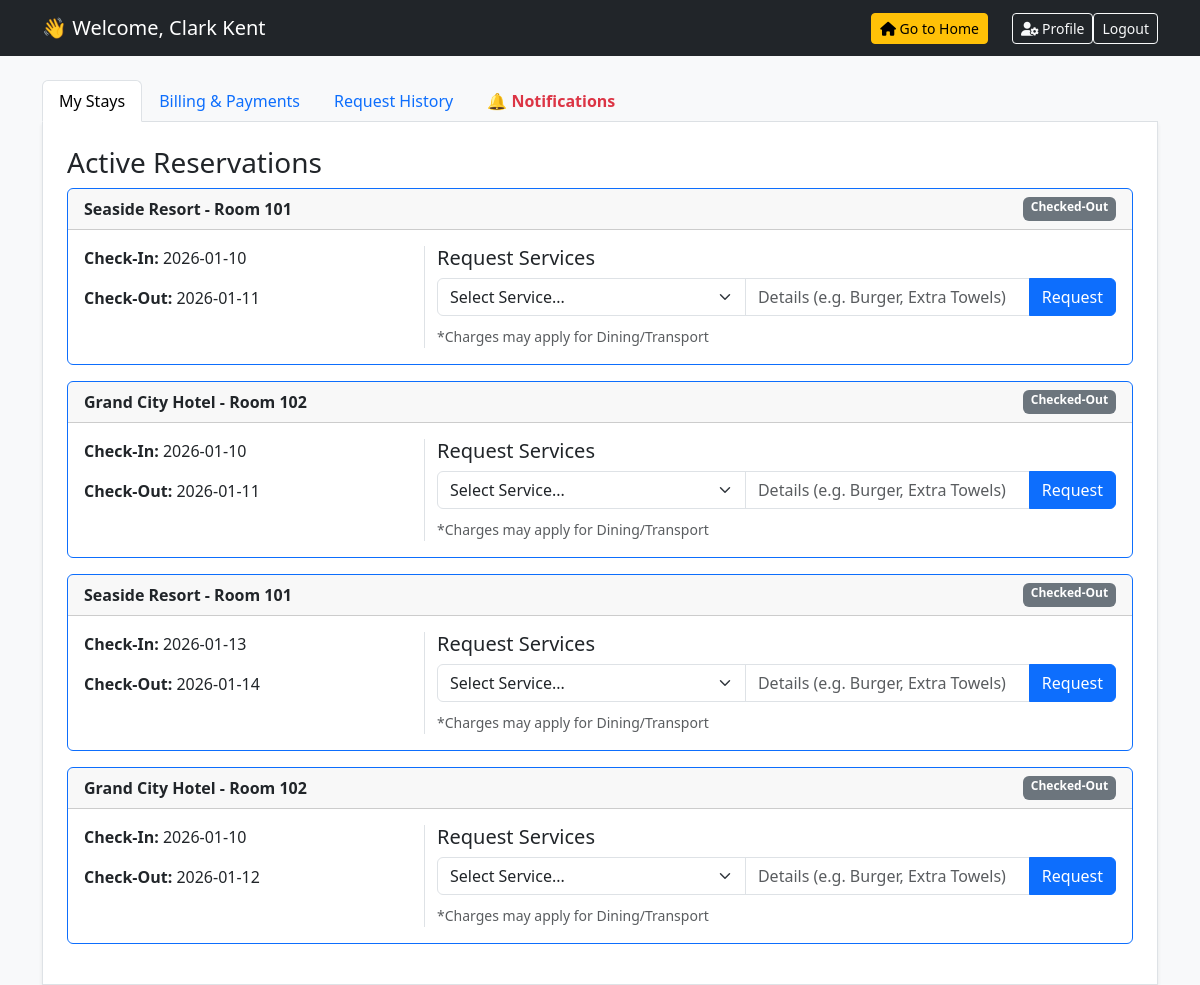
The app's page /guest_dashboard.php (signed in) with its own data.
### tables this page shows
CREATE TABLE `bookings` (
  `id` int(11) NOT NULL,
  `hotel_id` int(11) NOT NULL,
  `user_id` int(11) NOT NULL,
  `room_id` int(11) NOT NULL,
  `check_in` date NOT NULL,
  `check_out` date NOT NULL,
  `total_price` decimal(10,2) NOT NULL,
  `status` enum('confirmed','cancelled','completed') DEFAULT 'confirmed',
  `created_at` timestamp NOT NULL DEFAULT current_timestamp(),
  `payment_status` enum('Pending','Paid','Refunded') DEFAULT 'Pending',
  `check_in_status` enum('Pending','Checked-In','Checked-Out') DEFAULT 'Pending'
);

CREATE TABLE `hotels` (
  `id` int(11) NOT NULL,
  `name` varchar(100) NOT NULL,
  `location` varchar(100) NOT NULL,
  `image_url` varchar(255) DEFAULT NULL
);

CREATE TABLE `rooms` (
  `id` int(11) NOT NULL,
  `hotel_id` int(11) NOT NULL,
  `room_number` varchar(10) NOT NULL,
  `type` enum('Standard','Deluxe','Suite') NOT NULL,
  `price` decimal(10,2) NOT NULL,
  `status` enum('available','booked','maintenance','dirty') DEFAULT 'available',
  `image_url` varchar(255) DEFAULT NULL
);

### guest_dashboard.php (the view, shortened to what this page needs)
<?php
require 'db.php';
$uid = $_SESSION['user_id'];
?>
<!DOCTYPE html>
<html lang="en">
<head>
    <link href="https://cdn.jsdelivr.net/npm/bootstrap@5.3.0/dist/css/bootstrap.min.css" rel="stylesheet">
    <link rel="stylesheet" href="https://cdnjs.cloudflare.com/ajax/libs/font-awesome/6.0.0/css/all.min.css">
</head>
<body class="bg-light">
<nav class="navbar navbar-dark bg-dark">
    <div class="container">
        <span class="navbar-brand">👋 Welcome, <?= $_SESSION['name'] ?></span>
        <div class="d-flex">
            <a href="select_hotel.php" class="btn btn-warning btn-sm me-3">
                <i class="fas fa-home"></i> Go to Home
            </a>
        <button class="btn btn-outline-light btn-sm ms-2" data-bs-toggle="modal" data-bs-target="#profileModal">
            <i class="fas fa-user-cog"></i> Profile
        </button>
            <a href="index.php" class="btn btn-outline-light btn-sm">Logout</a>
        </div>
    </div>
</nav>
<div class="container mt-4">
    <ul class="nav nav-tabs" id="myTab" role="tablist">
        <li class="nav-item"><button class="nav-link active" data-bs-toggle="tab" data-bs-target="#stays">My Stays</button></li>
        <li class="nav-item"><button class="nav-link" data-bs-toggle="tab" data-bs-target="#billing">Billing & Payments</button></li>
        <li class="nav-item"><button class="nav-link" data-bs-toggle="tab" data-bs-target="#history">Request History</button></li>
        <li class="nav-item">
            <button class="nav-link text-danger fw-bold" data-bs-toggle="tab" data-bs-target="#notifications">
                🔔 Notifications
            </button>
        </li>
    </ul>
    <div class="tab-content bg-white p-4 shadow-sm border border-top-0">
        <div class="tab-pane fade show active" id="stays">
            <h3>Active Reservations</h3>
            <?php
            $sql = "SELECT b.*, h.name as hotel_name, r.room_number
                    FROM bookings b
                    JOIN hotels h ON b.hotel_id = h.id
                    JOIN rooms r ON b.room_id = r.id
                    WHERE b.user_id = $uid AND b.status != 'cancelled'";
            $res = $conn->query($sql);
            while($row = $res->fetch_assoc()):
            ?>
                <div class="card mb-3 border-primary">
                    <div class="card-header d-flex justify-content-between">
                        <strong><?= $row['hotel_name'] ?> - Room <?= $row['room_number'] ?></strong>
                        <span class="badge bg-<?= $row['check_in_status']=='Checked-In'?'success':'secondary' ?>">
                            <?= $row['check_in_status'] ?>
                        </span>
                    </div>
                    <div class="card-body">
                        <div class="row">
                            <div class="col-md-4">
                                <p><strong>Check-In:</strong> <?= $row['check_in'] ?></p>
                                <p><strong>Check-Out:</strong> <?= $row['check_out'] ?></p>
                            </div>
                            <div class="col-md-8 border-start">
                                <h5>Request Services</h5>
                                <form method="POST">
                                    <div class="input-group mb-2">
                                        <select name="service_type" class="form-select" required>
                                            <option value="">Select Service...</option>
                                        </select>
                                        <input type="text" name="description" class="form-control" placeholder="Details (e.g. Burger, Extra Towels)" required>
                                        <button type="submit" name="request_service" class="btn btn-primary">Request</button>
                                    </div>
                                    <small class="text-muted">*Charges may apply for Dining/Transport</small>
                                </form>
                            </div>
                        </div>
                    </div>
                </div>
            <?php endwhile; ?>
        </div>
    </div>
</div>
</body>
</html>

### records on screen
bookings: hotel.name "Seaside Resort", room.room_number "101", check_in_status "Checked-Out", check_in "2026-01-10", check_out "2026-01-11"
bookings: hotel.name "Grand City Hotel", room.room_number "102", check_in_status "Checked-Out", check_in "2026-01-10", check_out "2026-01-11"
bookings: hotel.name "Seaside Resort", room.room_number "101", check_in_status "Checked-Out", check_in "2026-01-13", check_out "2026-01-14"
bookings: hotel.name "Grand City Hotel", room.room_number "102", check_in_status "Checked-Out", check_in "2026-01-10", check_out "2026-01-12"

### other values on screen
$_SESSION['name'] "Clark Kent"
